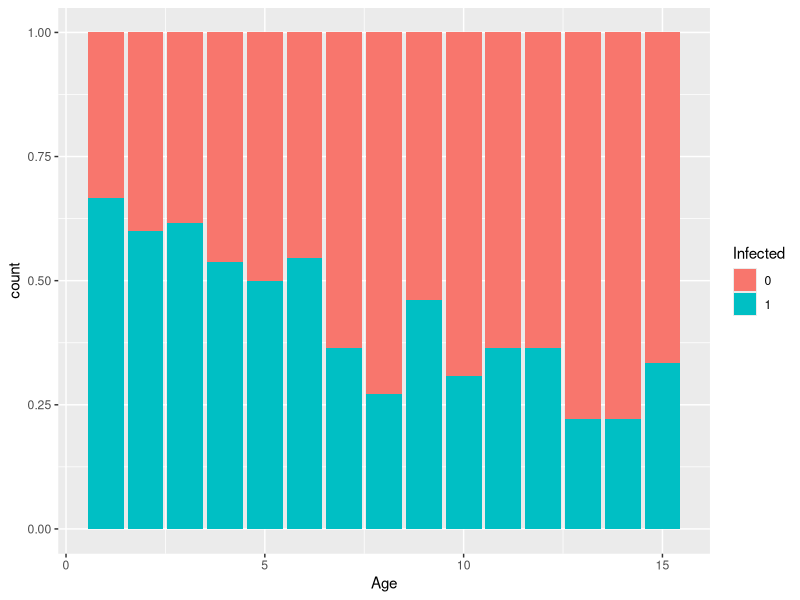
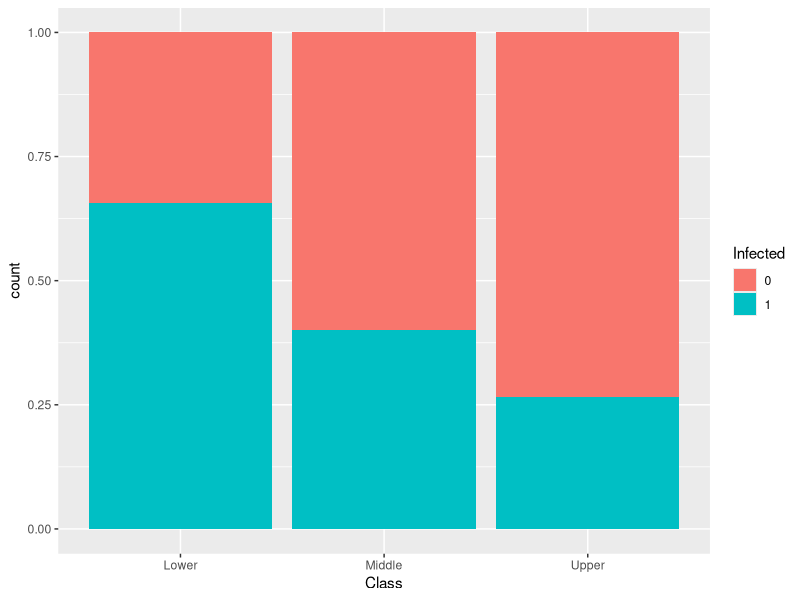
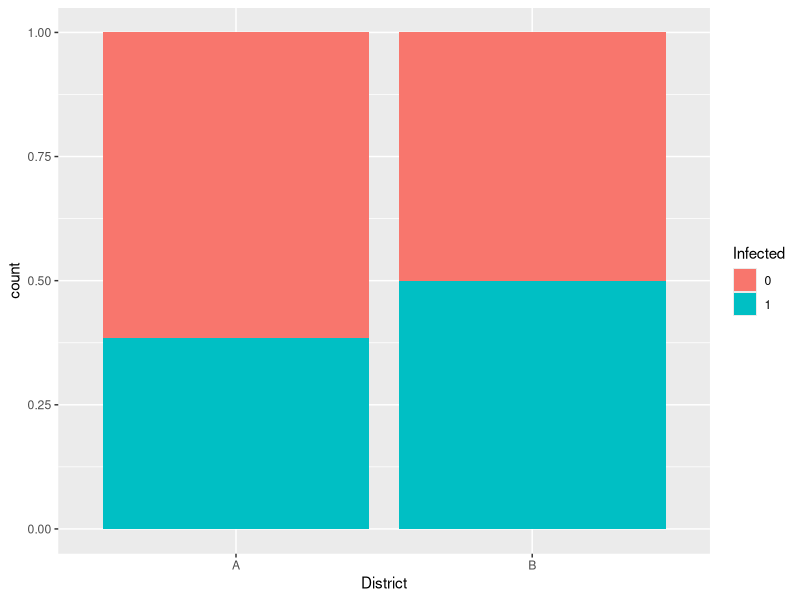

Here is the R script that generated these plots, in order:
## ---- chunk 1
require(ggplot2)

## ---- chunk 2
df <- read.table("Virus.txt", sep="\t", header=TRUE)
summary(df)
## ---- chunk 3
df$Class <- factor(df$Class)
df$District <- factor(df$District)
df$Infected <- factor(df$Infected)
## ---- chunk 4
ggplot(df, aes(x=Age, fill=Infected)) + geom_bar(position="fill")
## ---- chunk 5
ggplot(df, aes(x=Class, fill=Infected)) + geom_bar(position="fill")
## ---- chunk 6
ggplot(df, aes(x=District, fill=Infected)) + geom_bar(position="fill")
## ---- chunk 7
m1 <- glm(Infected ~ Age, family = binomial(link = "logit"), data = df)
summary(m1)
## ---- chunk 8
m2 <- glm(Infected ~ Age + Class, family = binomial(link = "logit"), data = df)
summary(m2)
## ---- chunk 9
m3 <- glm(Infected ~ Age + Class + District, family = binomial(link = "logit"), data = df)
summary(m3)
## ---- chunk 10
nd <- data.frame(
  Age = c(5, 5, 5, 10, 10, 10),
  Class = c("Lower", "Middle", "Upper", "Lower", "Middle", "Upper"),
  District = c("A", "A", "A", "B", "B", "B")
)

predict(m2, nd, type = "response")
